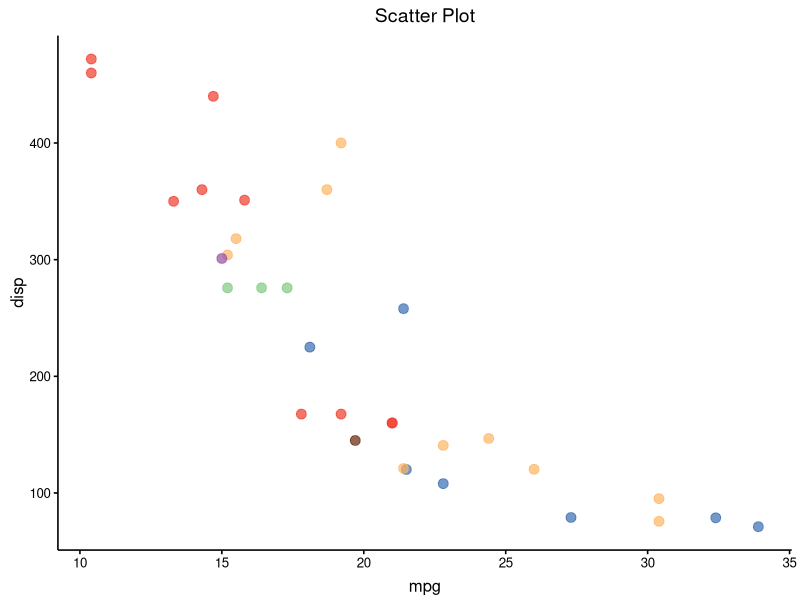
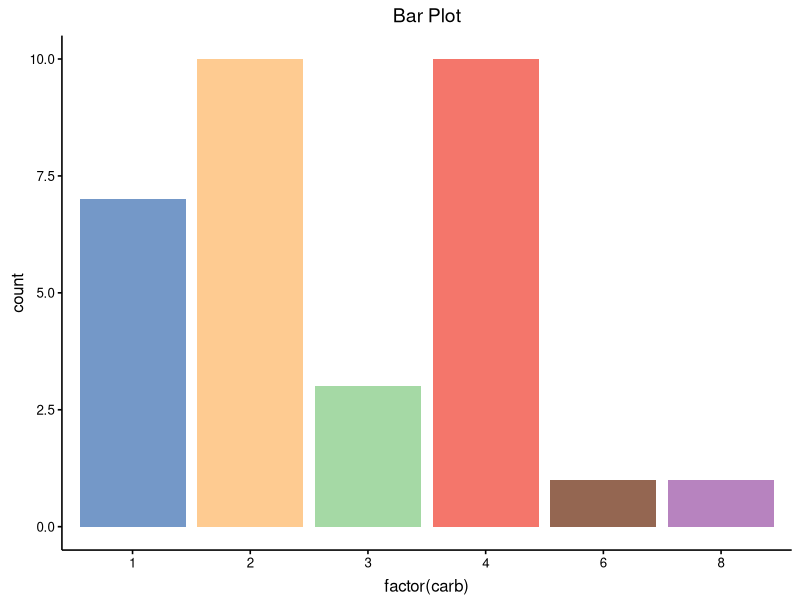

Recreate these plots in R, in order.
#' Theme for publication
#'
#' @param base_size 
#' @param base_family 
#' @param axis 
#' @param grid 
#' @param legend 
#'
#' @export
#'
theme_publication <- function(base_size = 12, 
                              base_family = "Helvetica", 
                              axis = TRUE, 
                              grid = FALSE, 
                              legend.position = 'none',
                              rotate_text = 'none') {
  
  if(axis) {
    axis_element <- element_line(color = 'black')
  } else {
    axis_element <- element_blank()
  }
  
  if(grid) {
    grid_element <- element_line(color = 'grey90')
  } else {
    grid_element <- element_blank()
  }
  
  if(rotate_text == 'x') {
    x_axis_text <- element_text(angle = 90, hjust = 1)
  } else {
    x_axis_text <- element_text()
  }
  
  ggthemes::theme_foundation(base_size = base_size, base_family = base_family) + 
    theme(plot.title = element_text(face = "plain", size = 14, hjust = 0.5),
          text = element_text(),
          panel.background = element_rect(color = NA),
          plot.background = element_rect(color = NA),
          panel.border = element_blank(),
          axis.title = element_text(face = "plain", size = rel(1)),
          axis.title.y = element_text(angle = 90, vjust = 0.5),
          axis.title.x = element_text(vjust = 0),
          axis.text = element_text(color = 'black'),
          axis.text.x = x_axis_text,
          axis.line = axis_element,
          panel.grid.major = grid_element,
          panel.grid.minor = element_blank(),
          legend.key = element_rect(color = NA),
          legend.key.size = unit(0.4, "cm"),
          legend.background = element_rect(fill = NA),
          legend.spacing = unit(0, "cm"),
          legend.title = element_blank(), #element_text(face="italic"),
          legend.position = legend.position,
          strip.background = element_rect(color="#f0f0f0",fill="#f0f0f0"),
          strip.text = element_text(face="bold"))
}

#' Custom theme
#'
#' @param base_size 
#' @param base_family 
#' @param border 
#' @param axis 
#' @param grid 
#' @param legend.position 
#' @param facet_background 
#' @param facet_border 
#' @param facet_color 
#'
#' @export
#'
# Border
theme_border <- function(base_size = 12, 
                      base_family = "Helvetica", 
                      border = TRUE,
                      axis = TRUE, 
                      grid = FALSE, 
                      legend.position = 'none',
                      facet_background = 'dodgerblue4',
                      facet_border = 'black',
                      facet_color = 'white') {
  if(border) {
    border_element <- element_rect(color = 'black', fill = NA)
  } else {
    border_element <- element_rect(color = NA, fill = NA)
  }
  
  if(axis) {
    axis_element <- element_line(color = 'black')
  } else {
    axis_element <- element_blank()
  }
  
  if(grid) {
    grid_element <- element_line(color = 'grey90')
  } else {
    grid_element <- element_blank()
  }
  
  
  ggthemes::theme_foundation(base_size = base_size, base_family = base_family) + 
    theme(plot.title = element_text(face = "plain", size = 14, hjust = 0.5),
          plot.subtitle = element_text(face = 'plain', size = 12, hjust = 0.5),
          text = element_text(),
          panel.background = element_rect(color = 'white'),
          plot.background = element_rect(color = 'white'),
          panel.border = border_element,
          axis.title = element_text(face = "plain", size = rel(1)),
          axis.title.y = element_text(angle = 90, vjust = 0.5),
          axis.title.x = element_text(vjust = 0),
          axis.text = element_text(color = 'black'),
          axis.line = axis_element,
          panel.grid.major = grid_element,
          panel.grid.minor = element_blank(),
          legend.key = element_rect(color = NA),
          legend.key.size = unit(0.4, "cm"),
          legend.background = element_rect(fill = NA),
          legend.spacing = unit(0, "cm"),
          legend.title = element_blank(), #element_text(face="italic"),
          legend.position = legend.position,
          strip.background = element_rect(color = facet_border, fill = facet_background),
          strip.text = element_text(face = "plain", color = facet_color))
}

#' Title
#'
#' @param palette 
#'
#' @export
#'
#' @examples

# Fill color
scale_fill_publication <- function(...){
  library(scales)
  discrete_scale("fill","publication",manual_pal(values = c("#386cb0","#fdb462","#7fc97f","#ef3b2c","#662506","#984ea3","#fb9a99", "#ffff33", "#a6cee3")), ...)
  
}


# Discrete color
scale_color_publication <- function(...){
  library(scales)
  discrete_scale("color","publication",manual_pal(values = c("#386cb0","#fdb462","#7fc97f","#ef3b2c","#662506","#984ea3","#fb9a99", "#ffff33", "#a6cee3")), ...)
  
}


# Pallete
color_palette2 <- function(palette = 1) {
  
  if(palette == 1 | palette == 'RdBu') {
    colors <- RColorBrewer::brewer.pal(n = 11, name = 'RdBu')[c(3,9)]
  }
  
  colors
}

#---------------------------------
# Examples
library(ggplot2)
library(gridExtra)
pdf("example_plot.pdf", family = "Helvetica", width = 2.5, height = 2.5)
scatter <- ggplot(mtcars, aes(mpg,disp,color=factor(carb))) + geom_point(size=3, alpha = 0.7) + labs(title="Scatter Plot")
# grid.arrange(scatter,(scatter + scale_color_publication() + theme_publication()),nrow = 1)
grid.arrange((scatter + scale_color_publication() + theme_publication()),nrow = 1)

bar <- ggplot(mtcars, aes(factor(carb),fill = factor(carb))) + geom_bar(alpha = 0.7) + labs(title = "Bar Plot")
# grid.arrange(bar,(bar + scale_fill_publication() + theme_publication()),nrow = 1)
grid.arrange((bar + scale_fill_publication() + theme_publication()),nrow = 1)

dev.off()








